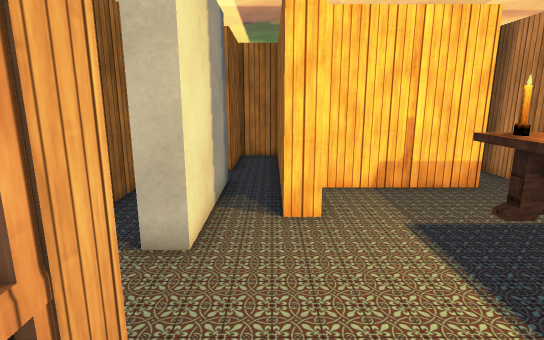
[1] (above)

18 first-person views from a walk through a scene from a Unity 3-D project. The camera is 1.5 m above the floor, tilts 12° down and sees 80° across. The floor is counted in squares, 0.5 m on a side. Each view is taken from the middle of a square. On the plan, view 1 faces up. The plan holds only what a view shows up to about 20 squares ahead; the rest is blank. The place goes on beyond the plan. The player is left out. Some animated figures are left out. Door leaves are left out, so doorways stand open. Some surface patterns are stand-ins.

[2]
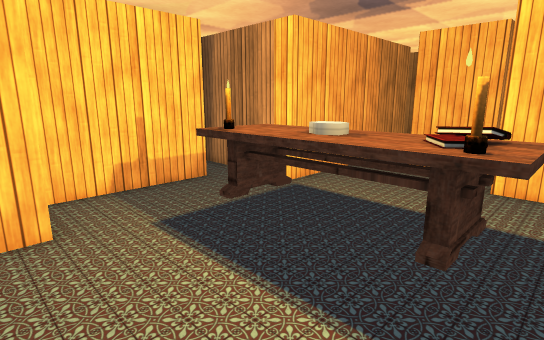

[3]
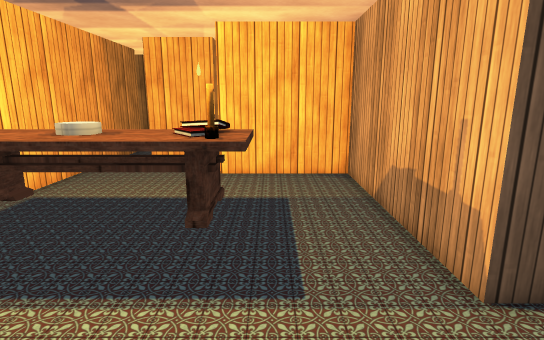

[4]
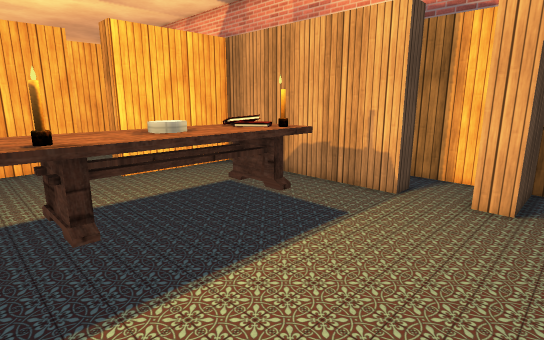

[5]
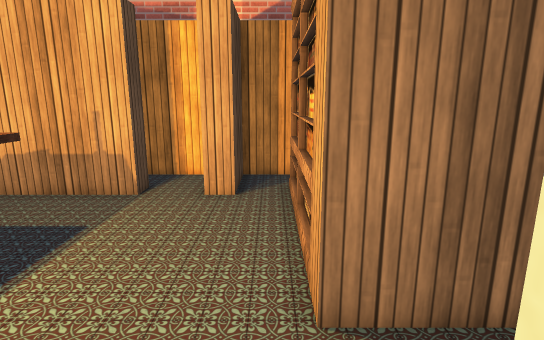

[6]
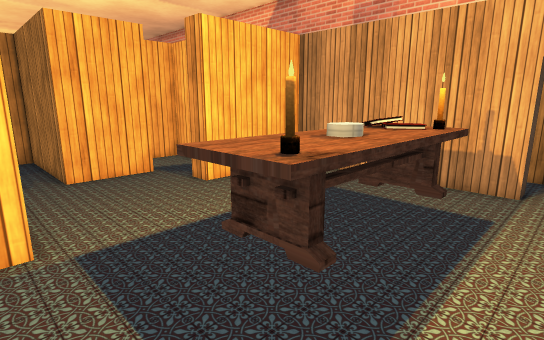

[7]
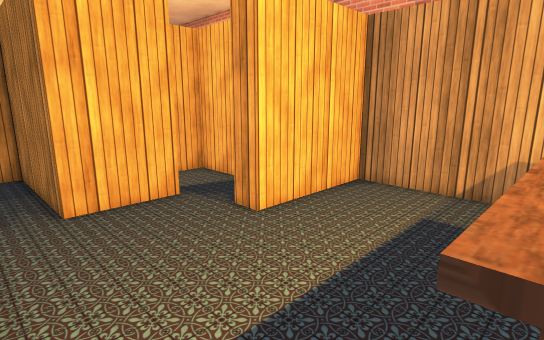

[8]
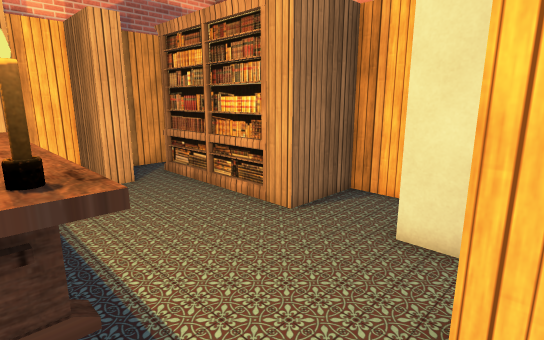

[9]
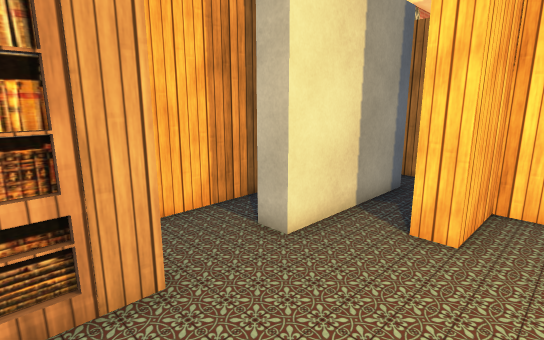

[10]
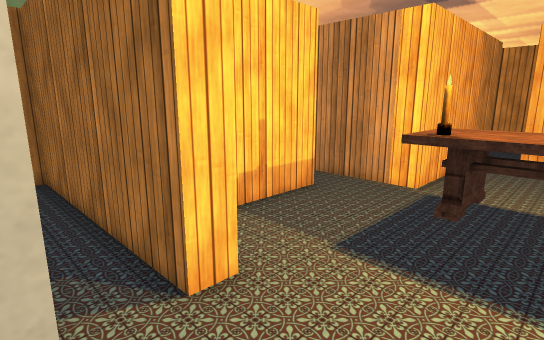

[11]
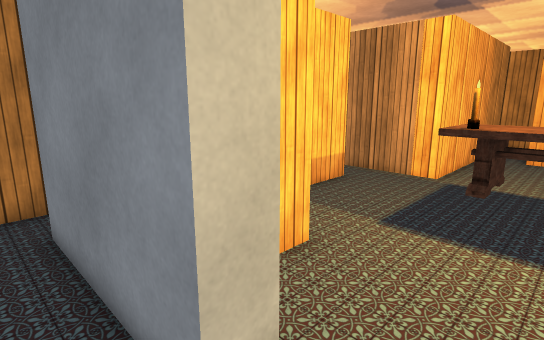

[12]
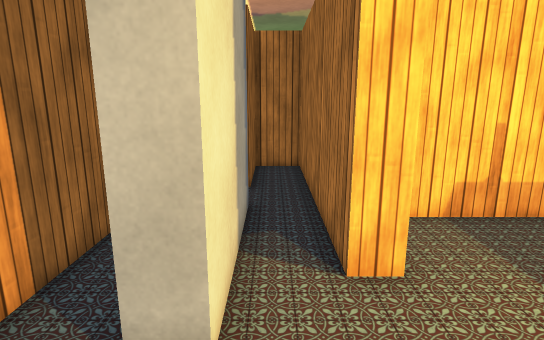

[13]
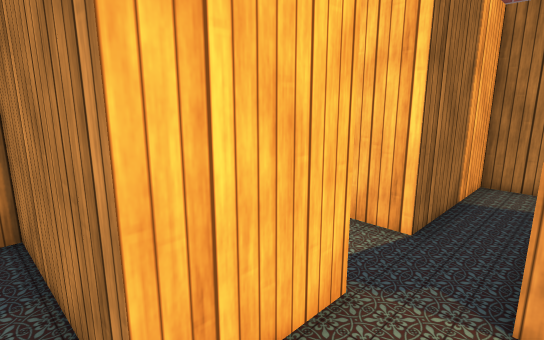

[14]
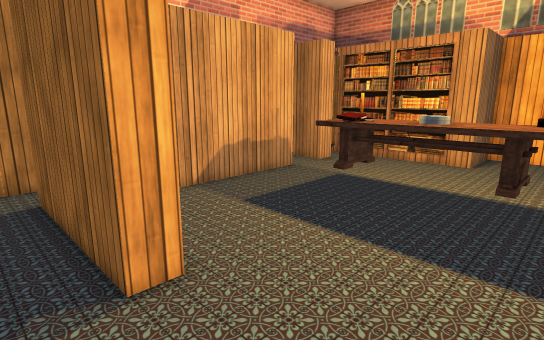

[15]
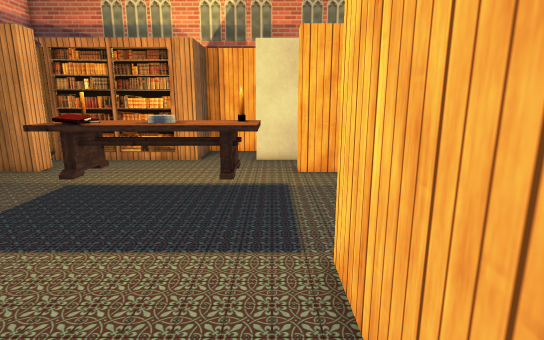

[16]
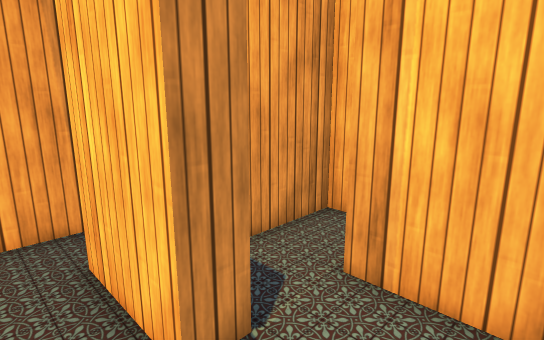

[17]
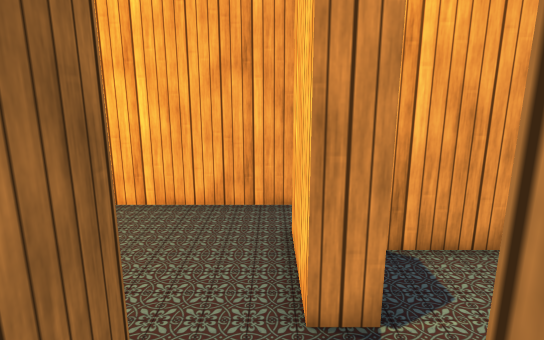

[18]
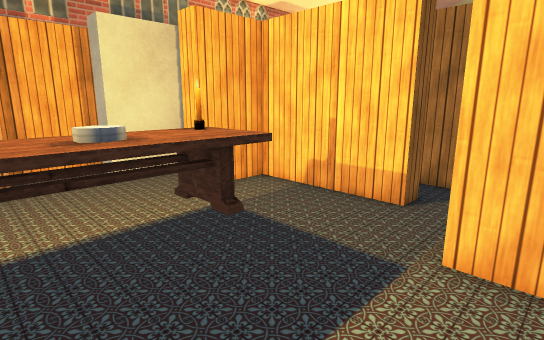

### Floor plan
Ten units are one square. View 1 is at (0, 0); x grows to the right and y downward. Boxes are objects, and circles mark ways between rooms. Rooms are numbered by the first view taken in them; rooms with no view inside come last. Other rooms are left out.
<svg viewBox="-53 -186 273 253">
<path fill="none" stroke="#000" d="M34 32 124 32 124 -22 134 -22M-36 -32 -17 -32 -17 -24M73 -122 73 -111 13 -111 13 -82 3 -82 3 -181 -17 -181 -17 -142 -34 -142M-17 -122 -17 -62 -27 -62M155 -29 155 -62M145 -82 93 -82 93 -124M-48 62 3 62 3 32 13 32M-48 -110 -48 -32 -36 -32M-27 -62 -27 -122M194 -82 145 -82M155 -62 215 -62 215 -86M134 -22 134 42M130 62 156 62 156 2M156 2 187 2 187 -29M215 -52 172 -52"/>
<rect x="-25" y="-25" width="10" height="70" fill="#bbb"><title>bookshelf</title></rect>
<rect x="35" y="-75" width="30" height="80" fill="#bbb"><title>other object</title></rect>
<rect x="45" y="-15" width="10" height="10" fill="#bbb"><title>candle</title></rect>
<rect x="45" y="-25" width="20" height="20" fill="#bbb"><title>books</title></rect>
<rect x="45" y="-65" width="10" height="10" fill="#bbb"><title>candle</title></rect>
<circle cx="-25" cy="-130" r="3" fill="#2a7"/>
<circle cx="-25" cy="-50" r="3" fill="#2a7"/>
<circle cx="140" cy="-70" r="3" fill="#2a7"/>
<circle cx="140" cy="-30" r="3" fill="#2a7"/>
<circle cx="160" cy="-15" r="3" fill="#2a7"/>
<text x="40" y="-30">1</text>
<text x="-40" y="-90">2</text>
<text x="200" y="-100">3</text>
<text x="140" y="20">4</text>
<text x="180" y="-30">5</text>
</svg>
Room 1 opens to room 2. Room 1 opens to room 3. Room 1 opens to room 4. Room 4 opens to room 5.

Where each view was taken, in squares from view 1:
view 1: 0 up, 0 right, facing up
view 2: 0 up, 0 right, facing up-right
view 3: 0 up, 1 left, facing right
view 4: 7 up, 1 left, facing down-right
view 5: 7 up, 1 left, facing down
view 6: 9 up, 2 right, facing down-right
view 7: 8 up, 6 right, facing down-right
view 8: 9 up, 5 right, facing down-left
view 9: 1 up, 3 right, facing up-left
view 10: 4 up, 2 left, facing up-right
view 11: 4 up, 4 left, facing up-right
view 12: 3 up, 1 left, facing up
view 13: 7 up, 13 right, facing down-right
view 14: 7 up, 15 right, facing down-left
view 15: 7 up, 15 right, facing left
view 16: 0 up, 14 right, facing up-right
view 17: 1 down, 15 right, facing up
view 18: 2 up, 11 right, facing up-left
